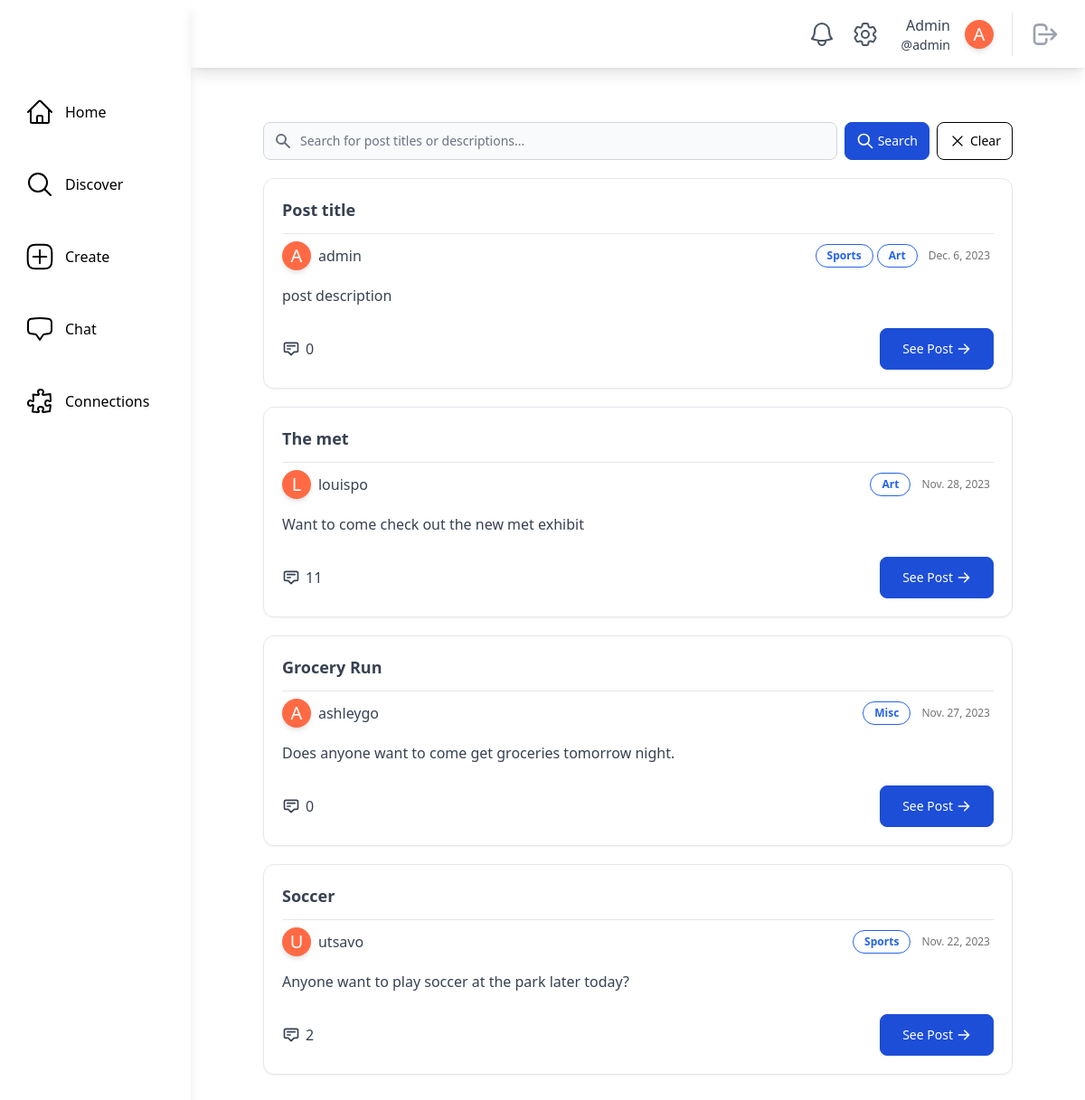
Page /discover/ (signed in) on the earlier database version.
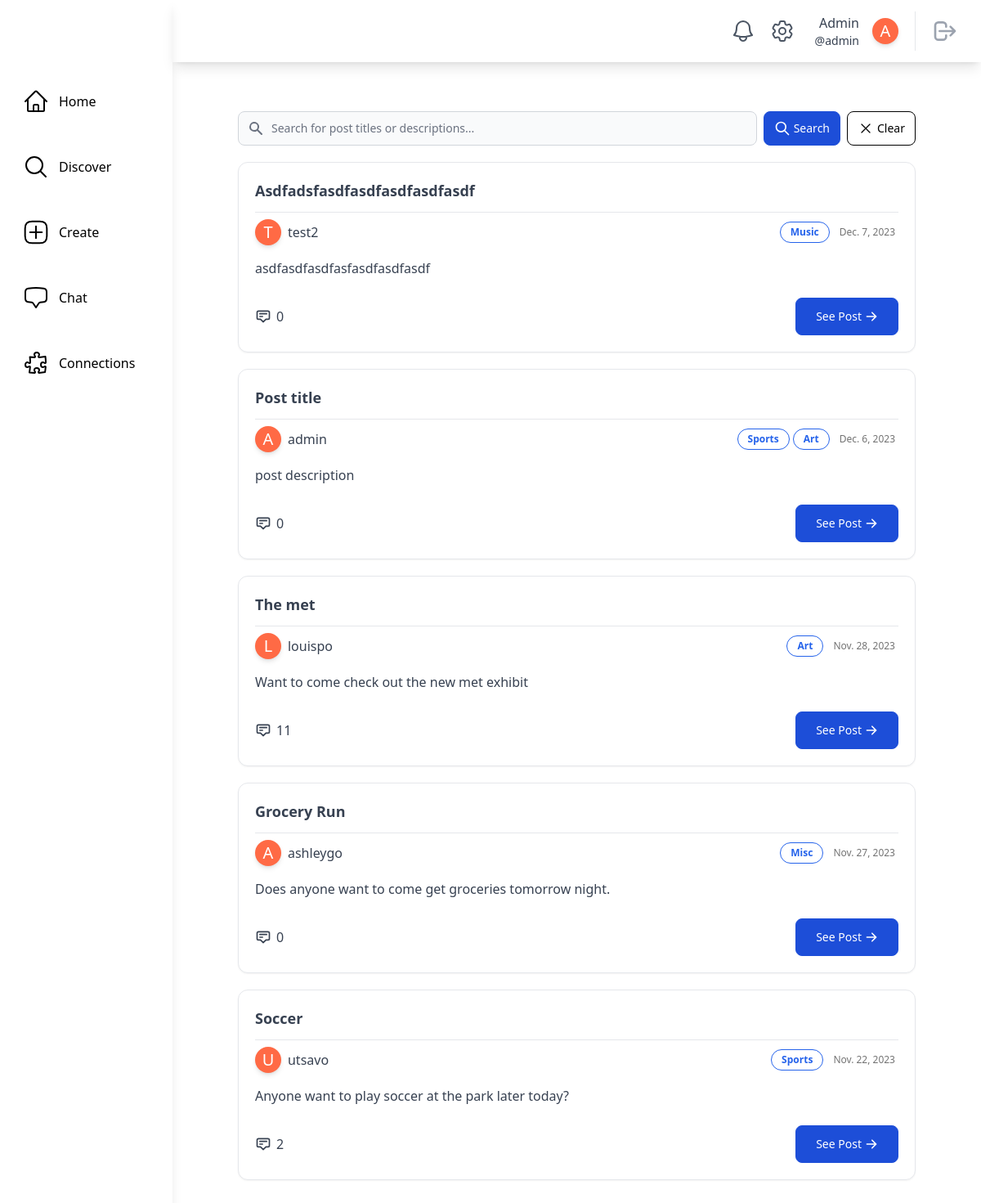
Same page on the later database version.
### posts/models.py (models this page shows, shortened)
class ActivityPost(models.Model):
    class PostStatus(models.IntegerChoices):
        DRAFT = 1, _("Draft")
        ACTIVE = 2, _("Active")
        ARCHIVED = 3, _("Archived")
    class Meta:
        db_table = "activity_posts"
        verbose_name_plural = "Activity Posts"
    poster = models.ForeignKey(settings.AUTH_USER_MODEL, on_delete=models.CASCADE)
    timestamp = models.DateTimeField(auto_now_add=True)
    title = models.CharField(max_length=255)
    description = models.TextField(max_length=1023)
    status = models.IntegerField(default=PostStatus.DRAFT, choices=PostStatus.choices)
    tags = models.ManyToManyField(InterestTag)

### main/models.py (models this page shows, shortened)
class SocialUser(AbstractUser):
    class Pronouns(models.IntegerChoices):
        SHE = 1, _("She/Her")
        HE = 2, _("He/Him")
        THEY = 3, _("They/Them")
        OTHER = 4, _("Other/Prefer Not To Say")
    username = models.CharField(max_length=30, unique=True)
    email = models.EmailField(unique=True, default="@nyu.edu")
    full_name = models.CharField(max_length=50, default="")
    pronouns = models.IntegerField(default=Pronouns.OTHER, choices=Pronouns.choices)
    date_of_birth = models.DateField(null=True, validators=[validate_age])
    major = models.CharField(max_length=100, default="undeclared")
    tags = models.ManyToManyField(InterestTag, related_name="tags")
    profile_picture = models.ImageField(
        upload_to="profile_pics/", null=True, blank=True
    )
    timestamp = models.DateTimeField("timestamp", default=timezone.now)  # joined

class InterestTag(models.Model):
    name = models.CharField(max_length=50, unique=True)
    class Meta:
        db_table = "interest_tags"
        verbose_name_plural = "Interest Tags"
    def __str__(self):
        return self.name

### main/views.py (the view)
# urls.py: path("discover/", views.DiscoverPageView.as_view(), name="discover"),
@method_decorator(login_required, name="dispatch")
class DiscoverPageView(LoginRequiredMixin, generic.ListView):
    model = ActivityPost
    template_name = "main/discover.html"
    def get_queryset(self):
        query = self.request.GET.get("q")
        button_action = self.request.GET.get("action")
        blocked_users = Block.get_blocked_users(self.request.user)
        blocking_users = Block.get_blocking_users(self.request.user)
        if button_action == "clear" or query is None:
            object_list = ActivityPost.objects.filter(
                Q(status=ActivityPost.PostStatus.ACTIVE)
                & ~Q(poster__in=blocked_users)
                & ~Q(poster__in=blocking_users)
            ).order_by("-timestamp")[:50]
        else:
            object_list = ActivityPost.get_posts_by_search(query).filter(
                Q(status=ActivityPost.PostStatus.ACTIVE)
                & ~Q(poster__in=blocked_users)
                & ~Q(poster__in=blocking_users)
            )
        return object_list

### main/models.py (called while the page is built)
    @classmethod
    def count_unread_notifications(cls, user):
        return (
            cls.objects.filter(models.Q(recipient_user=user, is_read=False))
            .all()
            .order_by("-timestamp")
            .count()
        )

    @classmethod
    def get_blocked_users(cls, user):
        return user.blocked_users.all().order_by("timestamp").values("blocked_user")

    @classmethod
    def get_blocking_users(cls, user):
        return user.blocking_users.all().values("blocker")

### theme/templatetags/theme_customfilters.py (called while the page is built)
@register.filter
def count_unread_notifications(user):
    return Notification.count_unread_notifications(user)

### main/templates/main/discover.html (shortened to what this page needs)
{% extends "base.html" %}
{% block content %}
    <div class="m-20 mt-5">
        <div class="flex flex-col justify-center">
            <div class="container mx-auto mt-10 mb-10">
                <form class="flex items-center"
                      method="get"
                      action="{% url 'main:discover' %}">
                    <div class="relative w-full">
                        <div class="flex absolute inset-y-0 left-0 items-center pl-3 pointer-events-none">
                        </div>
                        <input type="text"
                               name="q"
                               class="bg-gray-50 border border-gray-300 text-gray-900 text-sm rounded-lg focus:ring-blue-500 focus:border-blue-500 block w-full pl-10 p-2.5  "
                               placeholder="Search for post titles or descriptions...">
                    </div>
                    <button type="submit"
                            name="action"
                            value="search"
                            class="inline-flex items-center py-2.5 px-3 mx-2 text-sm font-medium text-white bg-blue-700 rounded-lg border border-blue-700 hover:bg-blue-800 focus:ring-4 focus:outline-none focus:ring-blue-300 ">
                        <svg class="mr-1 w-5 h-5"
                             fill="none"
                             stroke="currentColor"
                             viewBox="0 0 24 24"
                             xmlns="http://www.w3.org/2000/svg">
                            <path stroke-linecap="round" stroke-linejoin="round" stroke-width="2" d="M21 21l-6-6m2-5a7 7 0 11-14 0 7 7 0 0114 0z">
                            </path>
                        </svg>
                        Search
                    </button>
                    <button type="submit"
                            name="action"
                            value="clear"
                            class="inline-flex items-center py-2.5 px-3 text-sm font-medium text-black bg-white rounded-lg border border-black hover:bg-gray-200 focus:ring-4 focus:outline-none focus:ring-blue-300">
                        <svg xmlns="http://www.w3.org/2000/svg"
                             fill="none"
                             viewBox="0 0 24 24"
                             stroke-width="1.5"
                             stroke="currentColor"
                             class="w-5 h-5 mr-1">
                            <path stroke-linecap="round" stroke-linejoin="round" d="M6 18L18 6M6 6l12 12" />
                        </svg>
                        Clear
                    </button>
                </form>
                <div class="mt-5">
                    {% if object_list %}
                        {% for post in object_list %}
                            <div class="mb-5">{% include "posts/post_card.html" with post=post %}</div>
                        {% endfor %}
                    {% else %}
                        <p class="text-center text-gray-500">Hmm...we couldn't find anything :/</p>
                    {% endif %}
                </div>
            </div>
        </div>
    </div>
{% endblock content %}

### posts/templates/posts/post_card.html
<div class="rounded-xl border p-5 shadow-sm bg-white">
    <div class="text-lg font-bold text-gray-700 border-b pb-3">{{ post.title|capfirst }}</div>
    <div class="flex flex-wrap w-full items-center justify-between">
        <a href="{% url 'main:profile_page' post.poster.username %}"
           class="flex items-center hover:bg-gray-100 rounded hover:text-gray-600 focus:bg-gray-100 focus:text-gray-600 mt-2">
           <div class="rounded-full h-8 w-8 bg-[#ff6a45] flex items-center justify-center shadow-md border-white transition duration-200 transform hover:scale-110">
              {% if post.poster.profile_picture %}
                 {% comment %} Profile Picture with same shape {% endcomment %}
              {% else %}
                 <span class="text-white text-xl">{{ post.poster.full_name|first|capfirst }}</span>
              {% endif %}
           </div>
           <div class="flex items-center ml-2">
              <div class="text-md font-regular text-gray-700">{{ post.poster.username }}</div>
           </div>
        </a>
        <div class="flex flex-wrap justify-self-end items-center">
            <div class="flex items-center justify-items-start mr-2 mt-2">
                {% for tag in post.tags.all %}
                    <button class="mr-1 rounded-2xl border border-blue-600 text-blue-600 bg-white px-3 py-1 text-xs font-semibold">{{ tag }}</button>
                {% endfor %}
            </div>
            <div class="text-xs text-neutral-500 text-right mr-1 mt-2">{{ post.timestamp.date }}</div>
        </div>
    </div>
    <div class="mt-4 mb-6">
        <div class="text-gray-700">{{ post.description }}</div>
    </div>
    <div class="w-full flex flex-row justify-between">
        <div class="flex items-center transition text-gray-700 hover:text-gray-700">
            <svg xmlns="http://www.w3.org/2000/svg"
                 class="mr-1.5 h-5 w-5"
                 fill="none"
                 viewBox="0 0 24 24"
                 stroke="currentColor"
                 stroke-width="2">
                <path stroke-linecap="round" stroke-linejoin="round" d="M7 8h10M7 12h4m1 8l-4-4H5a2 2 0 01-2-2V6a2 2 0 012-2h14a2 2 0 012 2v8a2 2 0 01-2 2h-3l-4 4z" />
            </svg>
            <span>{{ post.comments.count }}</span>
        </div>
        <a href="{% url 'posts:post_details' poster=post.poster pk=post.id %}"
           class="inline-flex items-center justify-center px-6 py-3 mb-2 text-sm text-white bg-blue-700 rounded-lg border border-blue-700 hover:bg-blue-800 focus:ring-4 focus:outline-none focus:ring-blue-300 sm:w-auto sm:mb-0"
           data-primary="green-400"
           data-rounded="rounded-2xl"
           data-primary-reset="{}">
            See Post
            <svg class="w-4 h-4 ml-1"
                 xmlns="http://www.w3.org/2000/svg"
                 viewBox="0 0 20 20"
                 fill="currentColor">
                <path fill-rule="evenodd" d="M10.293 3.293a1 1 0 011.414 0l6 6a1 1 0 010 1.414l-6 6a1 1 0 01-1.414-1.414L14.586 11H3a1 1 0 110-2h11.586l-4.293-4.293a1 1 0 010-1.414z" clip-rule="evenodd">
                </path>
            </svg>
        </a>
    </div>
</div>

Differences in the rows shown:
added ActivityPost: title "Asdfadsfasdfasdfasdfasdfasdf", poster.full_name|first "T", poster.username "test2", timestamp "Dec. 7, 2023", description "asdfasdfasdfasfasdfasdfasdf", comments.count "0"
now on this page (row unchanged): InterestTag: name "Music", shown under "Asdfadsfasdfasdfasdfasdfasdf"
